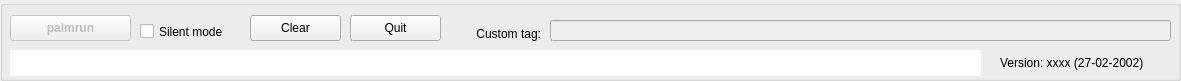
   <widget class="QGroupBox" name="groupBox">
    <property name="enabled">
     <bool>true</bool>
    </property>
    <property name="geometry">
     <rect>
      <x>0</x>
      <y>720</y>
      <width>1181</width>
      <height>81</height>
     </rect>
    </property>
    <property name="focusPolicy">
     <enum>Qt::NoFocus</enum>
    </property>
    <property name="title">
     <string/>
    </property>
    <property name="flat">
     <bool>true</bool>
    </property>
    <widget class="QPushButton" name="button_exit">
     <property name="geometry">
      <rect>
       <x>350</x>
       <y>15</y>
       <width>91</width>
       <height>26</height>
      </rect>
     </property>
     <property name="text">
      <string>Quit</string>
     </property>
    </widget>
    <widget class="QPushButton" name="button_start">
     <property name="enabled">
      <bool>false</bool>
     </property>
     <property name="geometry">
      <rect>
       <x>10</x>
       <y>15</y>
       <width>121</width>
       <height>26</height>
      </rect>
     </property>
     <property name="font">
      <font>
       <weight>75</weight>
       <bold>true</bold>
      </font>
     </property>
     <property name="text">
      <string>palmrun</string>
     </property>
     <property name="checkable">
      <bool>false</bool>
     </property>
    </widget>
    <widget class="QPushButton" name="button_clear">
     <property name="geometry">
      <rect>
       <x>250</x>
       <y>15</y>
       <width>91</width>
       <height>26</height>
      </rect>
     </property>
     <property name="text">
      <string>Clear</string>
     </property>
    </widget>
    <widget class="QLineEdit" name="commandline">
     <property name="enabled">
      <bool>true</bool>
     </property>
     <property name="geometry">
      <rect>
       <x>10</x>
       <y>50</y>
       <width>971</width>
       <height>26</height>
      </rect>
     </property>
     <property name="mouseTracking">
      <bool>false</bool>
     </property>
     <property name="acceptDrops">
      <bool>false</bool>
     </property>
     <property name="frame">
      <bool>false</bool>
     </property>
     <property name="dragEnabled">
      <bool>false</bool>
     </property>
     <property name="readOnly">
      <bool>false</bool>
     </property>
    </widget>
    <widget class="QLineEdit" name="line_tag">
     <property name="enabled">
      <bool>false</bool>
     </property>
     <property name="geometry">
      <rect>
       <x>550</x>
       <y>20</y>
       <width>621</width>
       <height>21</height>
      </rect>
     </property>
     <property name="text">
      <string/>
     </property>
    </widget>
    <widget class="QLabel" name="label_22">
     <property name="geometry">
      <rect>
       <x>460</x>
       <y>20</y>
       <width>81</width>
       <height>21</height>
      </rect>
     </property>
     <property name="text">
      <string>Custom tag:</string>
     </property>
     <property name="alignment">
      <set>Qt::AlignBottom|Qt::AlignRight|Qt::AlignTrailing</set>
     </property>
    </widget>
    <widget class="QLabel" name="label_version">
     <property name="geometry">
      <rect>
       <x>1000</x>
       <y>47</y>
       <width>181</width>
       <height>31</height>
      </rect>
     </property>
     <property name="text">
      <string>Version: xxxx (27-02-2002)</string>
     </property>
    </widget>
    <widget class="QCheckBox" name="check_verbose">
     <property name="geometry">
      <rect>
       <x>140</x>
       <y>20</y>
       <width>111</width>
       <height>23</height>
      </rect>
     </property>
     <property name="text">
      <string>Silent mode</string>
     </property>
    </widget>
   </widget>
